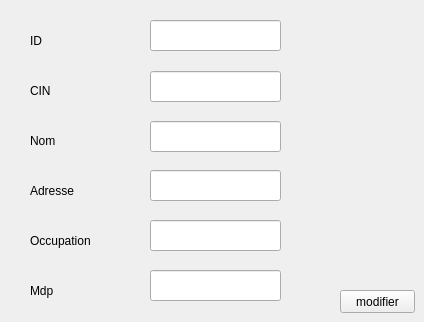
     <widget class="QWidget" name="tab_9">
      <attribute name="title">
       <string>modifier</string>
      </attribute>
      <widget class="QLabel" name="label_8">
       <property name="geometry">
        <rect>
         <x>30</x>
         <y>70</y>
         <width>91</width>
         <height>41</height>
        </rect>
       </property>
       <property name="text">
        <string>CIN</string>
       </property>
      </widget>
      <widget class="QLabel" name="label_9">
       <property name="geometry">
        <rect>
         <x>30</x>
         <y>170</y>
         <width>91</width>
         <height>41</height>
        </rect>
       </property>
       <property name="text">
        <string>Adresse</string>
       </property>
      </widget>
      <widget class="QLineEdit" name="le_cin_2">
       <property name="geometry">
        <rect>
         <x>150</x>
         <y>71</y>
         <width>131</width>
         <height>31</height>
        </rect>
       </property>
      </widget>
      <widget class="QLineEdit" name="le_nom_2">
       <property name="geometry">
        <rect>
         <x>150</x>
         <y>121</y>
         <width>131</width>
         <height>31</height>
        </rect>
       </property>
      </widget>
      <widget class="QLineEdit" name="le_id_2">
       <property name="geometry">
        <rect>
         <x>150</x>
         <y>20</y>
         <width>131</width>
         <height>31</height>
        </rect>
       </property>
      </widget>
      <widget class="QLineEdit" name="le_occupation_2">
       <property name="geometry">
        <rect>
         <x>150</x>
         <y>220</y>
         <width>131</width>
         <height>31</height>
        </rect>
       </property>
      </widget>
      <widget class="QLabel" name="label_10">
       <property name="geometry">
        <rect>
         <x>30</x>
         <y>20</y>
         <width>81</width>
         <height>41</height>
        </rect>
       </property>
       <property name="text">
        <string>ID</string>
       </property>
      </widget>
      <widget class="QLabel" name="label_11">
       <property name="geometry">
        <rect>
         <x>30</x>
         <y>220</y>
         <width>121</width>
         <height>41</height>
        </rect>
       </property>
       <property name="text">
        <string>Occupation</string>
       </property>
      </widget>
      <widget class="QLineEdit" name="le_adresse_2">
       <property name="geometry">
        <rect>
         <x>150</x>
         <y>170</y>
         <width>131</width>
         <height>31</height>
        </rect>
       </property>
       <property name="text">
        <string/>
       </property>
      </widget>
      <widget class="QPushButton" name="pb_modifier">
       <property name="geometry">
        <rect>
         <x>340</x>
         <y>290</y>
         <width>75</width>
         <height>23</height>
        </rect>
       </property>
       <property name="text">
        <string>modifier</string>
       </property>
      </widget>
      <widget class="QLabel" name="label_12">
       <property name="geometry">
        <rect>
         <x>30</x>
         <y>270</y>
         <width>101</width>
         <height>41</height>
        </rect>
       </property>
       <property name="text">
        <string>Mdp</string>
       </property>
      </widget>
      <widget class="QLabel" name="label_13">
       <property name="geometry">
        <rect>
         <x>30</x>
         <y>120</y>
         <width>91</width>
         <height>41</height>
        </rect>
       </property>
       <property name="text">
        <string>Nom</string>
       </property>
      </widget>
      <widget class="QLineEdit" name="le_mdp_2">
       <property name="geometry">
        <rect>
         <x>150</x>
         <y>270</y>
         <width>131</width>
         <height>31</height>
        </rect>
       </property>
      </widget>
     </widget>
